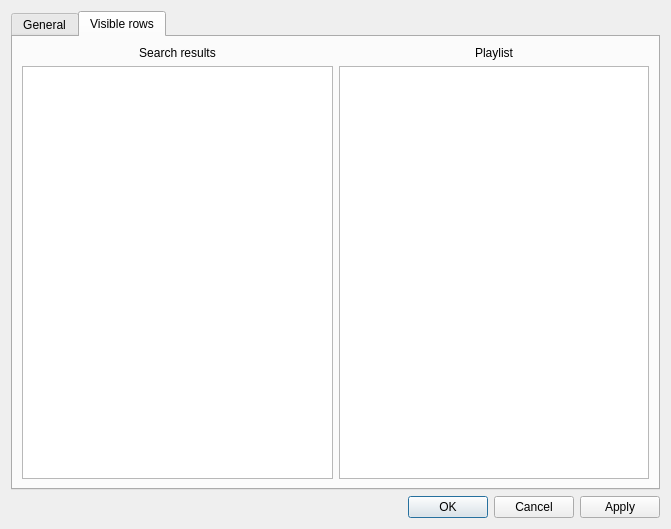
<?xml version="1.0" encoding="UTF-8"?>
<ui version="4.0">
 <class>Preferences</class>
 <widget class="QDialog" name="Preferences">
  <property name="geometry">
   <rect>
    <x>0</x>
    <y>0</y>
    <width>671</width>
    <height>529</height>
   </rect>
  </property>
  <property name="windowTitle">
   <string>Preferences</string>
  </property>
  <property name="modal">
   <bool>true</bool>
  </property>
  <layout class="QGridLayout" name="gridLayout">
   <item row="0" column="0">
    <widget class="QTabWidget" name="tabWidget">
     <property name="currentIndex">
      <number>1</number>
     </property>
     <widget class="QWidget" name="tab">
      <attribute name="title">
       <string>General</string>
      </attribute>
     </widget>
     <widget class="QWidget" name="tab_2">
      <attribute name="title">
       <string>Visible rows</string>
      </attribute>
      <layout class="QGridLayout" name="gridLayout_3">
       <item row="1" column="0">
        <widget class="QListWidget" name="lstSearchItems">
         <property name="selectionMode">
          <enum>QAbstractItemView::MultiSelection</enum>
         </property>
        </widget>
       </item>
       <item row="1" column="2">
        <widget class="QListWidget" name="lstPlaylistItems">
         <property name="selectionMode">
          <enum>QAbstractItemView::MultiSelection</enum>
         </property>
        </widget>
       </item>
       <item row="0" column="0">
        <widget class="QLabel" name="label">
         <property name="text">
          <string>Search results</string>
         </property>
         <property name="alignment">
          <set>Qt::AlignCenter</set>
         </property>
        </widget>
       </item>
       <item row="0" column="2">
        <widget class="QLabel" name="label_2">
         <property name="text">
          <string>Playlist</string>
         </property>
         <property name="alignment">
          <set>Qt::AlignCenter</set>
         </property>
        </widget>
       </item>
      </layout>
     </widget>
    </widget>
   </item>
   <item row="1" column="0">
    <layout class="QGridLayout" name="gridLayout_2">
     <item row="0" column="0">
      <widget class="QDialogButtonBox" name="buttonBox">
       <property name="standardButtons">
        <set>QDialogButtonBox::Apply|QDialogButtonBox::Cancel|QDialogButtonBox::Ok</set>
       </property>
      </widget>
     </item>
    </layout>
   </item>
  </layout>
 </widget>
 <resources/>
 <connections>
  <connection>
   <sender>buttonBox</sender>
   <signal>clicked(QAbstractButton*)</signal>
   <receiver>Preferences</receiver>
   <slot>buttonBoxClicked(QAbstractButton*)</slot>
   <hints>
    <hint type="sourcelabel">
     <x>335</x>
     <y>502</y>
    </hint>
    <hint type="destinationlabel">
     <x>335</x>
     <y>264</y>
    </hint>
   </hints>
  </connection>
 </connections>
 <slots>
  <slot>buttonBoxClicked(QAbstractButton*)</slot>
 </slots>
</ui>
